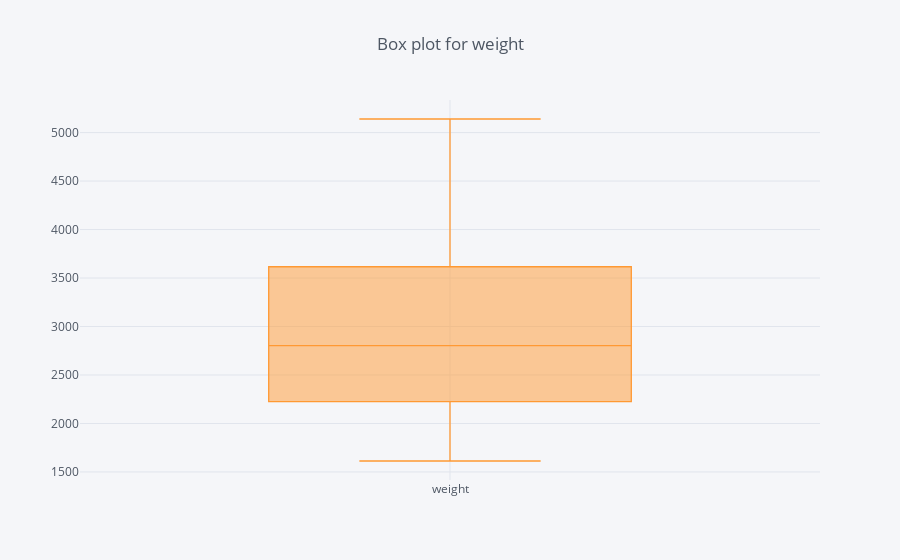

Write notebook code for a chart like this one.
### Code cell
plot3=mpg['weight']
plot3.iplot(kind='box',title=' Box plot for weight')

### Figure 1 — Plotly figure (JSON) as saved in the notebook; plotly's stock layout.template omitted (floating-point values rounded to 4 significant figures; data arrays with more than 128 entries replaced by an {"elided": "..."} marker saying what was removed)
{"data": [{"boxpoints": false, "line": {"width": 1.3}, "marker": {"color": "rgba(255, 153, 51, 1.0)"}, "name": "weight", "type": "box", "y": {"elided": "392 int values"}}], "layout": {"legend": {"bgcolor": "#F5F6F9", "font": {"color": "#4D5663"}}, "paper_bgcolor": "#F5F6F9", "plot_bgcolor": "#F5F6F9", "title": " Box plot for weight", "titlefont": {"color": "#4D5663"}, "xaxis1": {"gridcolor": "#E1E5ED", "showgrid": true, "tickfont": {"color": "#4D5663"}, "title": "", "titlefont": {"color": "#4D5663"}, "zerolinecolor": "#E1E5ED"}, "yaxis1": {"gridcolor": "#E1E5ED", "showgrid": true, "tickfont": {"color": "#4D5663"}, "title": "", "titlefont": {"color": "#4D5663"}, "zerolinecolor": "#E1E5ED"}}}
